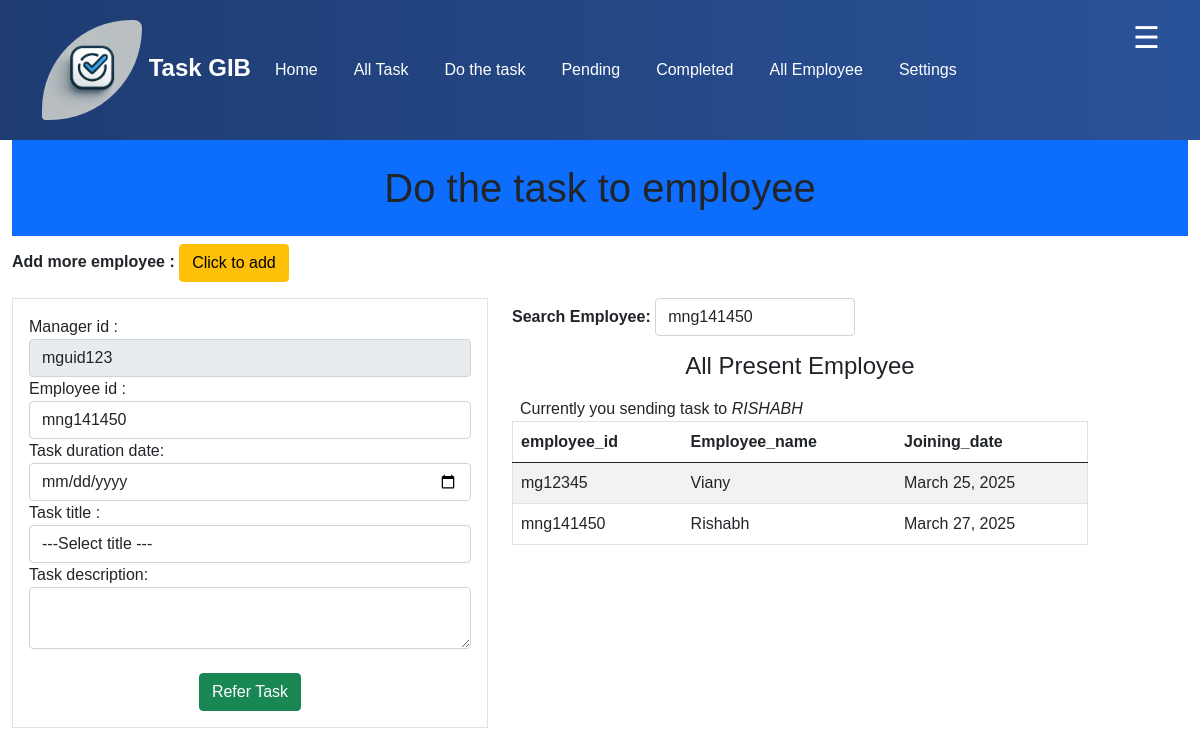
Screenshot of /managertouser/mng141450 (signed in) with the database file from the repository.
### todoapp/models.py (models this page shows, shortened)
class CustomUser(AbstractUser):
    username =None
    phone_number = models.CharField(max_length=255,unique=True, default="")
    email = models.EmailField(unique=True ,null=True,blank=True)
    user_id = models.CharField(unique=True, null=True, blank=True,max_length=255,default='')
    boss_id = models.CharField(unique=True,null=True, blank=True,max_length=255)
    password = models.CharField(max_length=255)
    manager_code = models.CharField(max_length=255, null=True, blank=True , default='')
    USERNAME_FIELD = 'phone_number'
    REQUIRED_FIELDS = ['email']
    objects = UserManager()

class EmployeeModel(models.Model):
    emp_user = models.OneToOneField(CustomUser, on_delete=models.CASCADE, related_name='employee', null=True, blank=True ,default="")
    manager_id = models.ForeignKey(BossCustomUser, on_delete=models.CASCADE,default='', related_name='manegr_employee')
    employee_id = models.CharField(max_length=255, unique=True)
    employee_name = models.CharField(max_length=255)
    employee_email = models.EmailField()
    phone_number = models.CharField(max_length=15, blank=True ,default='Not Found')
    employee_DOB = models.DateField()
    employee_joining_date =models.DateField(auto_now_add=True)
    employee_id_card_choice = (
        ('Pancard','Pancard'),
        ('Aadharcard', 'Aadharcard'),
        ('Pending','Pending'),
    )
    employee_id_card = models.CharField(max_length=255, choices=employee_id_card_choice, default="Pending")
    card = models.CharField(max_length=255,default="Add", blank=True)
    def __str__(self):
        return self.employee_id

### todoapp/views.py (the view, shortened to what this page needs)
# urls.py: path('managertouser', views.managerToUserTask),
@login_required
def managerToUserTask(request, employee_id=None):
    all_emp = BossCustomUser.objects.get(boss_id=request.user.boss_id)
    emp_data = EmployeeModel.objects.filter(manager_id=all_emp)
    if employee_id:
        data_of_employee = EmployeeModel.objects.get(employee_id = employee_id)
        if data_of_employee is not None:
                return render(request, 'managertousertask.html', {'emp_fill':data_of_employee,'allemp': emp_data})
        else:
            pass

### todoapp/templates/managertousertask.html (shortened to what this page needs)
{% extends 'header.html' %}
{% load static %}
{% block 'content' %}
<div class="container-fluid">
    <h1 class="p-4 text-center bg-primary">Do the task to employee </h1>
    <div class="row">
        <p><strong>Add more employee : </strong> <a href="../create-employee" class="btn btn-warning"> Click to add</a> </p>
        <div class="col-lg-5">
            <form action="../managertouser" class="border p-3" method="post">
                <div class="form-group">
                    Manager id :
                    <input type="text"  disabled value="{{request.user.boss_id}}" class="form-control">
                </div>
                <div class="form-group">
                    Employee id :
                    <input type="text" name="emp_id" value="{{emp_fill}}" required placeholder="Enter user id" class="form-control">
                </div>
                <div class="form-group">
                    Task duration date:
                    <input type="date" required name="d-date" class="form-control">
                </div>
                <div class="form-group">
                    Task title :
                    <select class="form-control" name="task-title" id="">
                        <option selected disabled > ---Select title ---</option>
                    </select>
                </div>
                <div class="form-group">
                    Task description:
                    <textarea name="" class="form-control" name="task-des" id="" cols="me-auto" rows="me-auto" ></textarea>
                </div>
                <div class="form-group text-center mt-4">
                        <input type="submit" class="btn btn-success" value="Refer Task">
                </div>
            </form>
        </div>
        <div class="col-lg-6">
            <div class="row">
                <div class="messaging">
                    <div>
                        <strong>Search Employee:</strong>
                        <input type="search" id="searchInput"  onkeyup="searchTable()" placeholder="Search employee" value="{{emp_fill}}" class="form-control" style="width: 200px; display: inline;">
                    </div>
                    <h4 class="text-center m-3"> All Present Employee </h4>
                    {% if emp_fill %}
                    <span class=" p-2 "> Currently you sending task to <em>{{emp_fill.employee_name | upper}}</em> </span>
                    {% endif %}
                </div>
                <div style="height: 250px; overflow-y: scroll;" class="col-lg-12 col-sm-12 col-md-12 table-responsive-md">
                    <table id="dataTable" class="table border table-striped col-md-12 table-responsive-md " >
                        <thead>
                            <tr>
                                <th>employee_id</th>
                                <th>Employee_name</th>
                                <th>Joining_date</th>
                            </tr>
                        </thead>
                        <tbody>
                            {% for e in allemp %}
                            <tr class="">
                                <td>{{e.employee_id}}</td>
                                <td>{{e.employee_name}}</td>
                                <td>{{e.employee_joining_date}}</td>
                            </tr>
                            {% endfor %}
                        </tbody>
                    </table>
                </div>
            </div>
        </div>
        <div class="col-lg-1 col">
        </div>
    </div>
</div>
{% endblock %}

### static/css/style-main.css (style rules this page uses)
body { font-family: Arial, sans-serif; }

### rows the page displays
CustomUser: user.boss_id "mguid123"
EmployeeModel: emp_id "mng141450", employee "mng141450", employee_name "RISHABH", employee_id "mng141450", employee_name "Rishabh", employee_joining_date "March 27, 2025"
EmployeeModel: employee_id "mg12345", employee_name "Viany", employee_joining_date "March 25, 2025"
